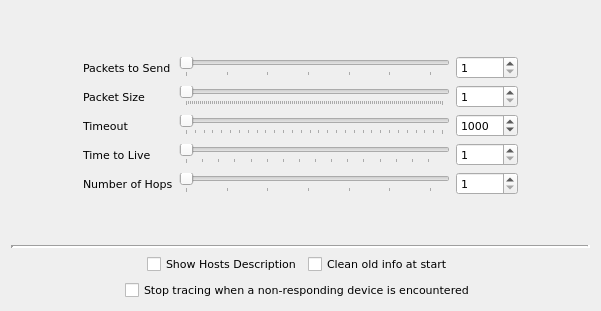
<?xml version="1.0" encoding="UTF-8"?>
<ui version="4.0">
 <class>PingTraceOptionsWidget</class>
 <widget class="QWidget" name="PingTraceOptionsWidget">
  <property name="geometry">
   <rect>
    <x>0</x>
    <y>0</y>
    <width>601</width>
    <height>311</height>
   </rect>
  </property>
  <property name="font">
   <font>
    <family>DejaVu Sans</family>
    <pointsize>8</pointsize>
   </font>
  </property>
  <property name="windowTitle">
   <string>Ping/Trace</string>
  </property>
        <layout class="QVBoxLayout" name="verticalLayout_12">
         <item>
          <spacer name="verticalSpacer">
           <property name="orientation">
            <enum>Qt::Vertical</enum>
           </property>
           <property name="sizeHint" stdset="0">
            <size>
             <width>20</width>
             <height>18</height>
            </size>
           </property>
          </spacer>
         </item>
         <item>
          <layout class="QHBoxLayout" name="horizontalLayout_8" stretch="1,6,1">
           <item>
            <spacer name="horizontalSpacer_4">
             <property name="orientation">
              <enum>Qt::Horizontal</enum>
             </property>
             <property name="sizeHint" stdset="0">
              <size>
               <width>40</width>
               <height>20</height>
              </size>
             </property>
            </spacer>
           </item>
           <item>
            <layout class="QGridLayout" name="gridLayout_4">
             <item row="0" column="1">
              <widget class="QSlider" name="slidePackets">
               <property name="minimum">
                <number>1</number>
               </property>
               <property name="maximum">
                <number>64</number>
               </property>
               <property name="orientation">
                <enum>Qt::Horizontal</enum>
               </property>
               <property name="tickPosition">
                <enum>QSlider::TicksBelow</enum>
               </property>
              </widget>
             </item>
             <item row="0" column="2">
              <widget class="QSpinBox" name="spinPackets">
               <property name="minimum">
                <number>1</number>
               </property>
               <property name="maximum">
                <number>64</number>
               </property>
              </widget>
             </item>
             <item row="2" column="1">
              <widget class="QSlider" name="slideTimeout">
               <property name="minimum">
                <number>1000</number>
               </property>
               <property name="maximum">
                <number>30000</number>
               </property>
               <property name="singleStep">
                <number>1000</number>
               </property>
               <property name="pageStep">
                <number>1000</number>
               </property>
               <property name="orientation">
                <enum>Qt::Horizontal</enum>
               </property>
               <property name="tickPosition">
                <enum>QSlider::TicksBelow</enum>
               </property>
              </widget>
             </item>
             <item row="2" column="0">
              <widget class="QLabel" name="lblTimeout">
               <property name="text">
                <string>Timeout</string>
               </property>
              </widget>
             </item>
             <item row="3" column="2">
              <widget class="QSpinBox" name="spinTTL">
               <property name="minimum">
                <number>1</number>
               </property>
               <property name="maximum">
                <number>255</number>
               </property>
              </widget>
             </item>
             <item row="3" column="0">
              <widget class="QLabel" name="lblTTL">
               <property name="text">
                <string>Time to Live</string>
               </property>
              </widget>
             </item>
             <item row="1" column="1">
              <widget class="QSlider" name="slidePacketSize">
               <property name="minimum">
                <number>1</number>
               </property>
               <property name="maximum">
                <number>2048</number>
               </property>
               <property name="pageStep">
                <number>16</number>
               </property>
               <property name="orientation">
                <enum>Qt::Horizontal</enum>
               </property>
               <property name="tickPosition">
                <enum>QSlider::TicksBelow</enum>
               </property>
              </widget>
             </item>
             <item row="2" column="2">
              <widget class="QSpinBox" name="spinTimeout">
               <property name="minimum">
                <number>1</number>
               </property>
               <property name="maximum">
                <number>30000</number>
               </property>
               <property name="singleStep">
                <number>1000</number>
               </property>
               <property name="value">
                <number>1000</number>
               </property>
              </widget>
             </item>
             <item row="3" column="1">
              <widget class="QSlider" name="slideTTL">
               <property name="minimum">
                <number>1</number>
               </property>
               <property name="maximum">
                <number>255</number>
               </property>
               <property name="pageStep">
                <number>16</number>
               </property>
               <property name="orientation">
                <enum>Qt::Horizontal</enum>
               </property>
               <property name="tickPosition">
                <enum>QSlider::TicksBelow</enum>
               </property>
              </widget>
             </item>
             <item row="4" column="1">
              <widget class="QSlider" name="slideHops">
               <property name="minimum">
                <number>1</number>
               </property>
               <property name="maximum">
                <number>64</number>
               </property>
               <property name="orientation">
                <enum>Qt::Horizontal</enum>
               </property>
               <property name="tickPosition">
                <enum>QSlider::TicksBelow</enum>
               </property>
              </widget>
             </item>
             <item row="4" column="0">
              <widget class="QLabel" name="lblHops">
               <property name="text">
                <string>Number of Hops</string>
               </property>
              </widget>
             </item>
             <item row="1" column="2">
              <widget class="QSpinBox" name="spinPacketSize">
               <property name="minimum">
                <number>1</number>
               </property>
               <property name="maximum">
                <number>2048</number>
               </property>
              </widget>
             </item>
             <item row="4" column="2">
              <widget class="QSpinBox" name="spinHops">
               <property name="minimum">
                <number>1</number>
               </property>
               <property name="maximum">
                <number>64</number>
               </property>
              </widget>
             </item>
             <item row="0" column="0">
              <widget class="QLabel" name="lblPackets">
               <property name="text">
                <string>Packets to Send</string>
               </property>
              </widget>
             </item>
             <item row="1" column="0">
              <widget class="QLabel" name="lblPacketSize">
               <property name="text">
                <string>Packet Size</string>
               </property>
              </widget>
             </item>
            </layout>
           </item>
           <item>
            <spacer name="horizontalSpacer_5">
             <property name="orientation">
              <enum>Qt::Horizontal</enum>
             </property>
             <property name="sizeHint" stdset="0">
              <size>
               <width>40</width>
               <height>20</height>
              </size>
             </property>
            </spacer>
           </item>
          </layout>
         </item>
         <item>
          <spacer name="verticalSpacer_2">
           <property name="orientation">
            <enum>Qt::Vertical</enum>
           </property>
           <property name="sizeHint" stdset="0">
            <size>
             <width>20</width>
             <height>16</height>
            </size>
           </property>
          </spacer>
         </item>
         <item>
          <widget class="Line" name="line_5">
           <property name="lineWidth">
            <number>3</number>
           </property>
           <property name="orientation">
            <enum>Qt::Horizontal</enum>
           </property>
          </widget>
         </item>
         <item>
          <layout class="QHBoxLayout" name="horizontalLayout_7">
           <item>
            <spacer name="horizontalSpacer_6">
             <property name="orientation">
              <enum>Qt::Horizontal</enum>
             </property>
             <property name="sizeHint" stdset="0">
              <size>
               <width>40</width>
               <height>20</height>
              </size>
             </property>
            </spacer>
           </item>
           <item>
            <widget class="QCheckBox" name="cbShowHostDescription">
             <property name="text">
              <string>Show Hosts Description</string>
             </property>
            </widget>
           </item>
           <item>
            <widget class="QCheckBox" name="cbClearOldInfo">
             <property name="text">
              <string>Clean old info at start</string>
             </property>
            </widget>
           </item>
           <item>
            <spacer name="horizontalSpacer_7">
             <property name="orientation">
              <enum>Qt::Horizontal</enum>
             </property>
             <property name="sizeHint" stdset="0">
              <size>
               <width>40</width>
               <height>20</height>
              </size>
             </property>
            </spacer>
           </item>
          </layout>
         </item>
         <item alignment="Qt::AlignHCenter">
          <widget class="QCheckBox" name="cbStopTrace">
           <property name="text">
            <string>Stop tracing when a non-responding device is encountered</string>
           </property>
          </widget>
         </item>
        </layout>

 </widget>
 <resources>
  <include location="../../qHostMonitor.qrc"/>
  <include location="../../qHostMonitor.qrc"/>
 </resources>
 <connections>
   <connection>
   <sender>slidePackets</sender>
   <signal>valueChanged(int)</signal>
   <receiver>spinPackets</receiver>
   <slot>setValue(int)</slot>
   <hints>
    <hint type="sourcelabel">
     <x>476</x>
     <y>66</y>
    </hint>
    <hint type="destinationlabel">
     <x>657</x>
     <y>70</y>
    </hint>
   </hints>
  </connection>
  <connection>
   <sender>spinPackets</sender>
   <signal>valueChanged(int)</signal>
   <receiver>slidePackets</receiver>
   <slot>setValue(int)</slot>
   <hints>
    <hint type="sourcelabel">
     <x>641</x>
     <y>72</y>
    </hint>
    <hint type="destinationlabel">
     <x>547</x>
     <y>68</y>
    </hint>
   </hints>
  </connection>
  <connection>
   <sender>slidePacketSize</sender>
   <signal>valueChanged(int)</signal>
   <receiver>spinPacketSize</receiver>
   <slot>setValue(int)</slot>
   <hints>
    <hint type="sourcelabel">
     <x>559</x>
     <y>99</y>
    </hint>
    <hint type="destinationlabel">
     <x>638</x>
     <y>99</y>
    </hint>
   </hints>
  </connection>
  <connection>
   <sender>spinPacketSize</sender>
   <signal>valueChanged(int)</signal>
   <receiver>slidePacketSize</receiver>
   <slot>setValue(int)</slot>
   <hints>
    <hint type="sourcelabel">
     <x>639</x>
     <y>99</y>
    </hint>
    <hint type="destinationlabel">
     <x>521</x>
     <y>102</y>
    </hint>
   </hints>
  </connection>
  <connection>
   <sender>slideTimeout</sender>
   <signal>valueChanged(int)</signal>
   <receiver>spinTimeout</receiver>
   <slot>setValue(int)</slot>
   <hints>
    <hint type="sourcelabel">
     <x>564</x>
     <y>127</y>
    </hint>
    <hint type="destinationlabel">
     <x>669</x>
     <y>127</y>
    </hint>
   </hints>
  </connection>
  <connection>
   <sender>spinTimeout</sender>
   <signal>valueChanged(int)</signal>
   <receiver>slideTimeout</receiver>
   <slot>setValue(int)</slot>
   <hints>
    <hint type="sourcelabel">
     <x>652</x>
     <y>131</y>
    </hint>
    <hint type="destinationlabel">
     <x>565</x>
     <y>128</y>
    </hint>
   </hints>
  </connection>
  <connection>
   <sender>slideTTL</sender>
   <signal>valueChanged(int)</signal>
   <receiver>spinTTL</receiver>
   <slot>setValue(int)</slot>
   <hints>
    <hint type="sourcelabel">
     <x>552</x>
     <y>156</y>
    </hint>
    <hint type="destinationlabel">
     <x>669</x>
     <y>163</y>
    </hint>
   </hints>
  </connection>
  <connection>
   <sender>spinTTL</sender>
   <signal>valueChanged(int)</signal>
   <receiver>slideTTL</receiver>
   <slot>setValue(int)</slot>
   <hints>
    <hint type="sourcelabel">
     <x>646</x>
     <y>157</y>
    </hint>
    <hint type="destinationlabel">
     <x>566</x>
     <y>158</y>
    </hint>
   </hints>
  </connection>
  <connection>
   <sender>slideHops</sender>
   <signal>valueChanged(int)</signal>
   <receiver>spinHops</receiver>
   <slot>setValue(int)</slot>
   <hints>
    <hint type="sourcelabel">
     <x>516</x>
     <y>211</y>
    </hint>
    <hint type="destinationlabel">
     <x>669</x>
     <y>205</y>
    </hint>
   </hints>
  </connection>
  <connection>
   <sender>spinHops</sender>
   <signal>valueChanged(int)</signal>
   <receiver>slideHops</receiver>
   <slot>setValue(int)</slot>
   <hints>
    <hint type="sourcelabel">
     <x>651</x>
     <y>208</y>
    </hint>
    <hint type="destinationlabel">
     <x>542</x>
     <y>205</y>
    </hint>
   </hints>
  </connection>
 </connections>
</ui>
